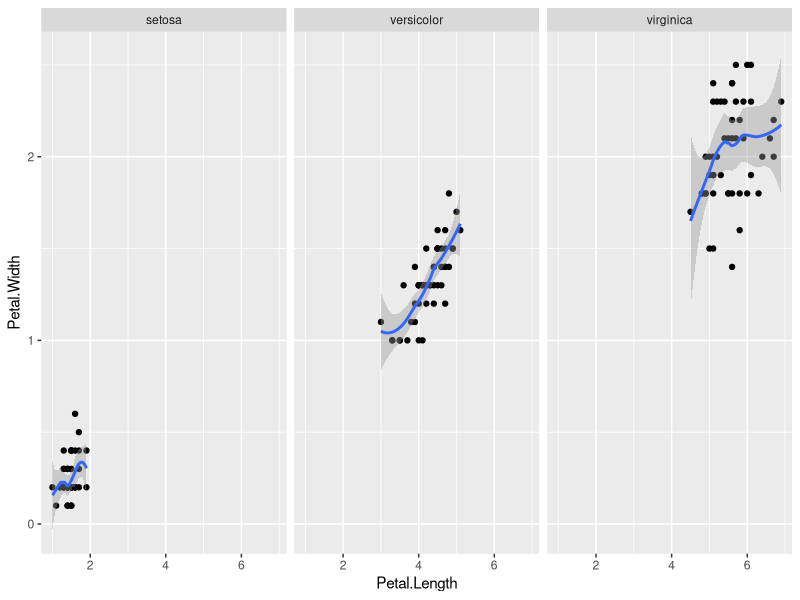

Write the R code that produced this figure.
## ---- chunk 1
knitr::opts_chunk$set(echo = TRUE)
## ---- chunk 2

library(ggplot2)
library(ggthemes)
library(reshape2)

head(iris)

ggplot(iris, aes(x = Petal.Length, y = Petal.Width)) + 
  geom_point() + geom_smooth() + 
  facet_grid(~ Species)

## ---- chunk 3
library(data.table)
library(dplyr)
library(formattable)
library(tidyr)

library(plotrix)
